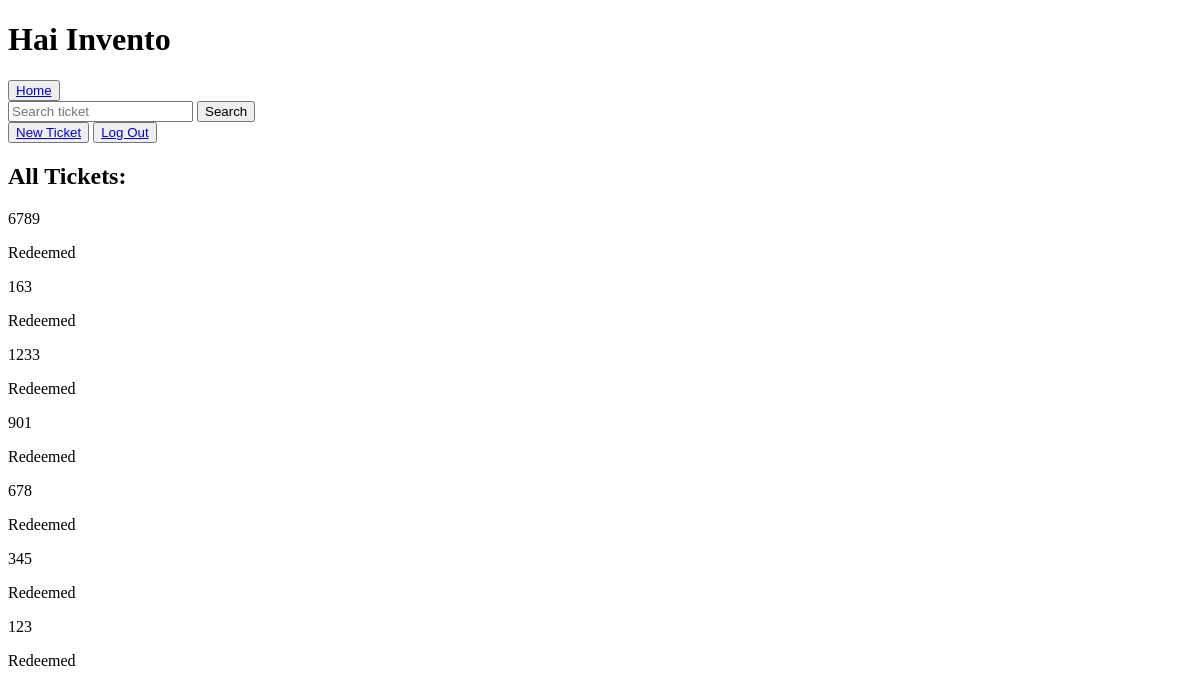
The page / (signed in) on the database as committed earlier.
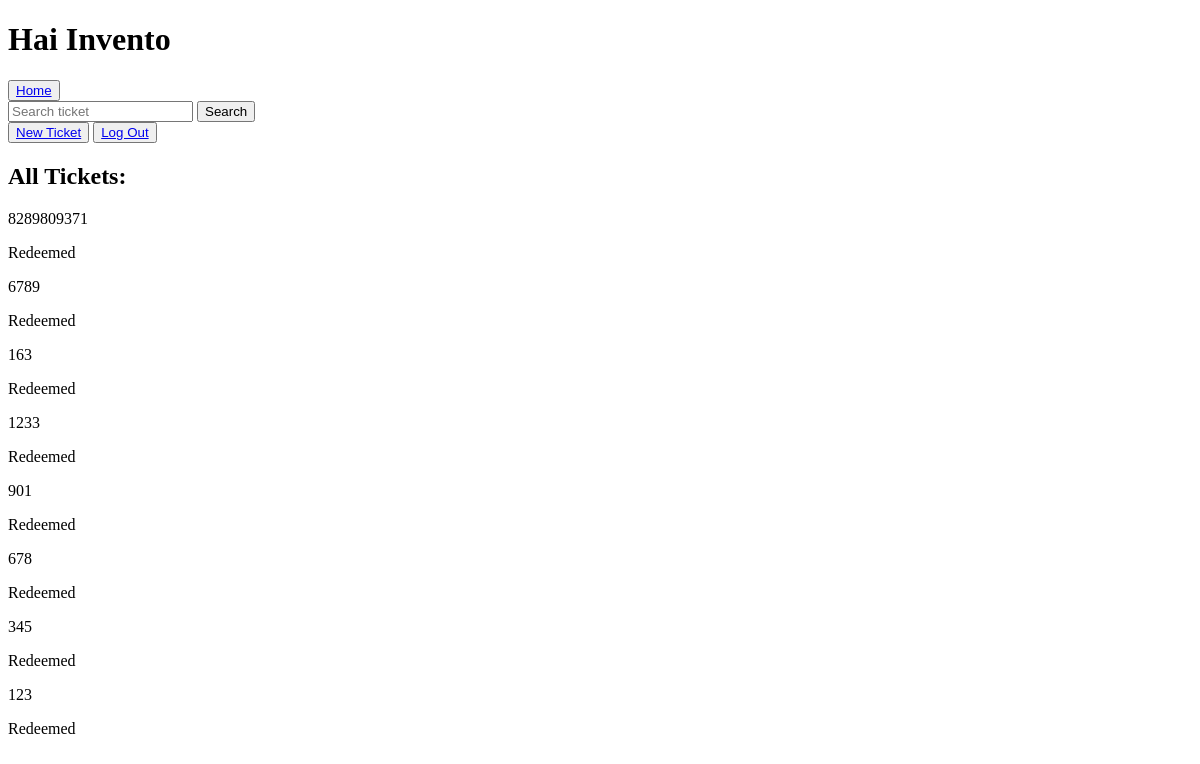
The same page on the database as committed later.
### ticketList/models.py (models this page shows)
class ticket_info(models.Model):
    IDtkt = models.IntegerField(unique=True)
    status = models.CharField(max_length=50, default='Active')

### ticketList/views.py (the view)
# urls.py: path('', views.index, name='home'),
@login_required(login_url='invento_login')
def index(request):
    tickets = ticket_info.objects.all()
    return render(request, 'index.html', {'tickets': tickets})

### Templates/index.html (shortened to what this page needs)
{% load static %}
<!DOCTYPE html>
<html lang="en">
<head>
</head>
<body>
    <h1>Hai Invento</h1>
    <button><a href="{% url 'home' %}">Home</a></button>
    <form class="search-form" action="{% url 'search_ticket' %}" method="POST" enctype="multipart/form-data">
        <input type="text" placeholder="Search ticket" name="ticket_id">
        <button type="submit">Search</button>
    </form>
    <button><a href="new">New Ticket</a></button>
    <button><a href="invento_logout">Log Out</a></button>
    <h2>All Tickets:</h2>
    {% for ticket in tickets reversed %}
    <p>{{ ticket.IDtkt }}</p>
    {% if ticket.status != "Redeemed" %}
    <form action="redeem" method="POST" enctype="multipart/form-data">
        {% csrf_token %}
        <input type="hidden" name="ticket_id" value="{{ ticket.IDtkt }}">
        <input type="hidden" name="statusupdate" value="Redeemed">
        <button type="submit">{{ ticket.status }} Click to Redeeme</button>
    </form>
    {% else %}
    <p>{{ ticket.status }}</p>
    {% endif %}
    {% endfor %}
</body>
</html>

Rows that differ between the two databases and show on the page:
added ticket_info: IDtkt "8289809371", status "Redeemed"
